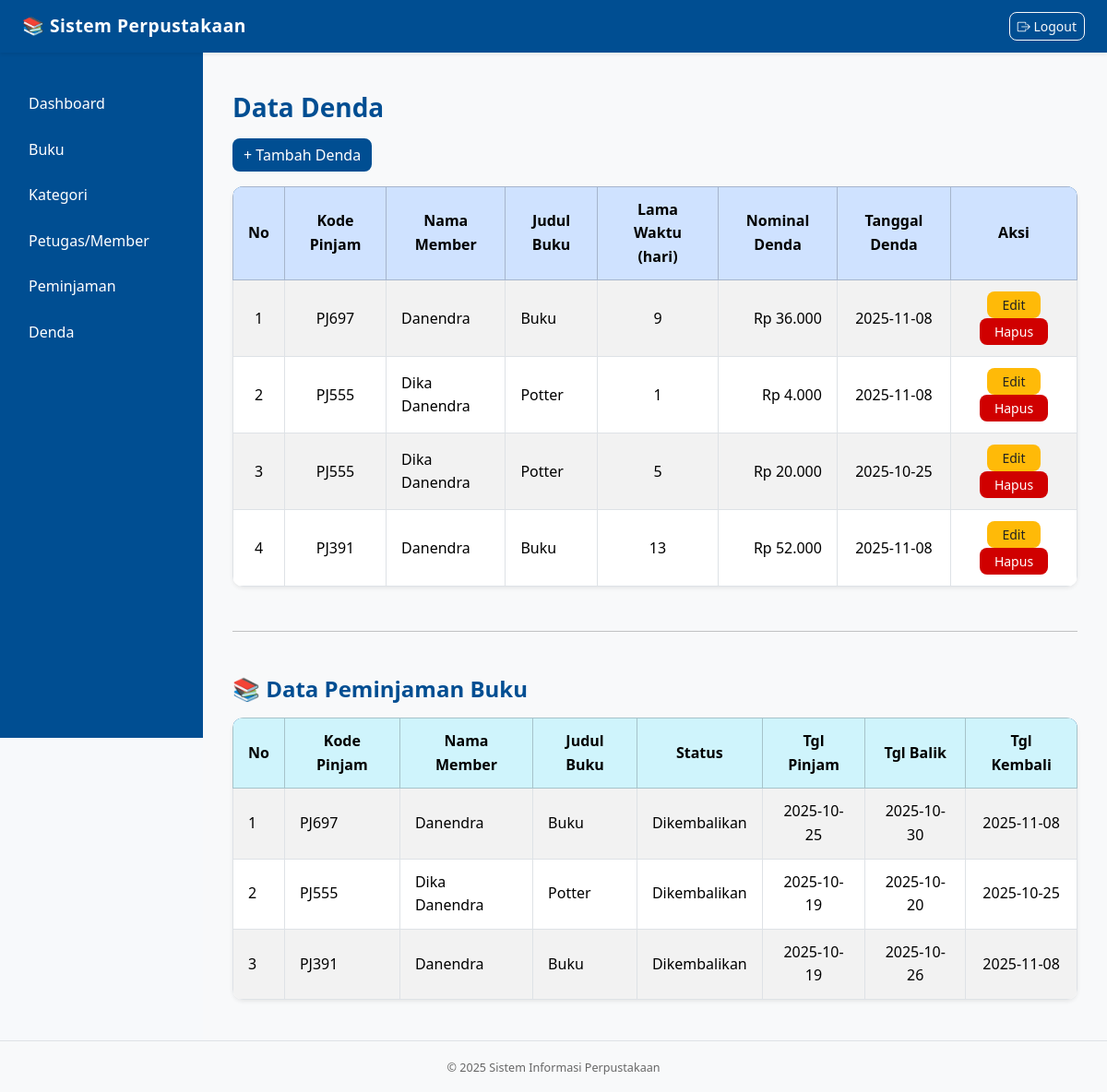
The page /pages/admin/denda_manage.php (signed in) on the database its author committed.
### tables this page shows
CREATE TABLE `tbl_denda` (
  `id_denda` int(11) NOT NULL,
  `pinjam_id` varchar(255) NOT NULL,
  `denda` varchar(255) NOT NULL,
  `lama_waktu` int(11) NOT NULL,
  `tgl_denda` varchar(255) NOT NULL
);

CREATE TABLE `tbl_pinjam` (
  `id_pinjam` int(11) NOT NULL,
  `pinjam_id` varchar(255) NOT NULL,
  `id_member` int(11) DEFAULT NULL,
  `buku_id` varchar(255) NOT NULL,
  `status` varchar(255) NOT NULL,
  `tgl_pinjam` varchar(255) NOT NULL,
  `lama_pinjam` int(11) NOT NULL,
  `tgl_balik` varchar(255) NOT NULL,
  `tgl_kembali` varchar(255) DEFAULT NULL
);

### pages/admin/denda_manage.php (the view, shortened to what this page needs)
<?php
require '../config/db.php';
include '../includes/header.php';
$mode = $_GET['mode'] ?? 'list';
if ($mode === 'list') {
    $sql = "SELECT d.id_denda, d.pinjam_id, d.denda, d.lama_waktu, d.tgl_denda,
                  COALESCE(m.nama_lengkap, 'Member Dihapus') AS nama_anggota,
                  COALESCE(b.title, 'Buku Dihapus') AS judul_buku
             FROM tbl_denda d
             LEFT JOIN tbl_pinjam p ON d.pinjam_id = p.pinjam_id
             LEFT JOIN tbl_member m ON p.id_member = m.id_member
             LEFT JOIN tbl_buku b ON p.buku_id = b.buku_id
             ORDER BY d.id_denda DESC";
    $result = $conn->query($sql);
    ?>
    <div class="container my-4">
    <h3 class="mb-3">Data Denda</h3>
    <a href="denda_manage.php?mode=tambah" class="btn btn-primary mb-3">+ Tambah Denda</a>
    <table class="table table-bordered table-striped table-hover align-middle shadow-sm">
      <thead class="table-primary text-center">
        <tr>
          <th>No</th>
          <th>Kode Pinjam</th>
          <th>Nama Member</th>
          <th>Judul Buku</th>
          <th>Lama Waktu (hari)</th>
          <th>Nominal Denda</th>
          <th>Tanggal Denda</th>
          <th>Aksi</th>
        </tr>
      </thead>
      <tbody>
        <?php if ($result && $result->num_rows > 0): ?>
          <?php $no = 1; while ($row = $result->fetch_assoc()): ?>
          <tr>
            <td class="text-center"><?= $no++; ?></td>
            <td class="text-center"><?= htmlspecialchars($row['pinjam_id']); ?></td>
            <td><?= htmlspecialchars($row['nama_anggota']); ?></td>
            <td><?= htmlspecialchars($row['judul_buku']); ?></td>
            <td class="text-center"><?= htmlspecialchars($row['lama_waktu']); ?></td>
            <td class="text-end">Rp <?= number_format($row['denda'], 0, ',', '.'); ?></td>
            <td class="text-center"><?= htmlspecialchars($row['tgl_denda']); ?></td>
            <td class="text-center">
              <a href="denda_manage.php?mode=edit&id=<?= urlencode($row['id_denda']); ?>" class="btn btn-warning btn-sm px-3">Edit</a>
              <a href="denda_manage.php?mode=hapus&id=<?= urlencode($row['id_denda']); ?>" class="btn btn-danger btn-sm px-3" onclick="return confirm('Yakin ingin menghapus data ini?')">Hapus</a>
            </td>
          </tr>
          <?php endwhile; ?>
        <?php else: ?>
          <tr><td colspan="8" class="text-center text-muted py-3">Belum ada data denda.</td></tr>
        <?php endif; ?>
      </tbody>
    </table>
    <hr class="my-5">
    <h4 class="mb-3">📚 Data Peminjaman Buku</h4>
    <?php
    $pinjam = $conn->query("
        SELECT p.pinjam_id,
               COALESCE(m.nama_lengkap, 'Member Dihapus') AS nama_anggota,
               COALESCE(b.title, 'Buku Dihapus') AS judul_buku,
               p.status, p.tgl_pinjam, p.lama_pinjam, p.tgl_balik, p.tgl_kembali
        FROM tbl_pinjam p
        LEFT JOIN tbl_member m ON p.id_member = m.id_member
        LEFT JOIN tbl_buku b ON p.buku_id = b.buku_id
        ORDER BY p.id_pinjam DESC
    ");
    ?>
    <table class="table table-bordered table-striped align-middle shadow-sm">
      <thead class="table-info text-center">
        <tr>
          <th>No</th>
          <th>Kode Pinjam</th>
          <th>Nama Member</th>
          <th>Judul Buku</th>
          <th>Status</th>
          <th>Tgl Pinjam</th>
          <th>Tgl Balik</th>
          <th>Tgl Kembali</th>
        </tr>
      </thead>
      <tbody>
        <?php $no=1; while($p=$pinjam->fetch_assoc()): ?>
        <tr>
          <td><?= $no++; ?></td>
          <td><?= htmlspecialchars($p['pinjam_id']); ?></td>
          <td><?= htmlspecialchars($p['nama_anggota']); ?></td>
          <td><?= htmlspecialchars($p['judul_buku']); ?></td>
          <td class="text-center"><?= htmlspecialchars($p['status']); ?></td>
          <td class="text-center"><?= htmlspecialchars($p['tgl_pinjam']); ?></td>
          <td class="text-center"><?= htmlspecialchars($p['tgl_balik']); ?></td>
          <td class="text-center"><?= htmlspecialchars($p['tgl_kembali']); ?></td>
        </tr>
        <?php endwhile; ?>
      </tbody>
    </table>
    </div>
<?php
}
 ?>
<?php
include '../includes/footer.php';
?>

### pages/asset/css/style.css (style rules this page uses)
:root { --primary: #004e92; --primary-light: #004e92; --primary-dark: #004e92; --accent: #ffba08; --danger: #d00000; --bg: #f7f9fb; --text-dark: #1f1f1f; --text-muted: #666; --shadow: 0 2px 10px rgba(0, 0, 0, 0.08); }
body { font-family: "Poppins", "Segoe UI", Tahoma, sans-serif; background-color: var(--bg); color: var(--text-dark); line-height: 1.6; transition: background 0.3s ease; }
.container { max-width: 1050px; animation: fadeIn 0.4s ease; }
h3, h4 { font-weight: 600; color: var(--primary-dark); margin-bottom: 1rem; }
.table { background-color: #fff; border-radius: 12px; overflow: hidden; box-shadow: var(--shadow); }
.table thead { background: linear-gradient(90deg, var(--primary), var(--primary-light)); color: white; font-weight: 500; }
.table th, .table td { vertical-align: middle !important; padding: 12px 16px; }
.btn { border-radius: 8px; transition: all 0.25s ease; font-weight: 500; }
.btn-primary { background: linear-gradient(90deg, var(--primary), var(--primary-light)); border: none; }
.btn-warning { background: var(--accent); border: none; color: #222; }
.btn-danger { background: var(--danger); border: none; }

### rows shown on the page
tbl_denda: pinjam "PJ697", nama_anggota "Danendra", judul_buku "Buku", lama_waktu "9", denda "36.000", tgl_denda "2025-11-08"
tbl_denda: pinjam "PJ555", nama_anggota "Dika Danendra", judul_buku "Potter", lama_waktu "1", denda "4.000", tgl_denda "2025-11-08"
tbl_denda: pinjam "PJ555", nama_anggota "Dika Danendra", judul_buku "Potter", lama_waktu "5", denda "20.000", tgl_denda "2025-10-25"
tbl_denda: pinjam "PJ391", nama_anggota "Danendra", judul_buku "Buku", lama_waktu "13", denda "52.000", tgl_denda "2025-11-08"
tbl_pinjam: pinjam "PJ697", nama_anggota "Danendra", judul_buku "Buku", status "Dikembalikan", tgl_pinjam "2025-10-25", tgl_balik "2025-10-30", tgl_kembali "2025-11-08"
tbl_pinjam: pinjam "PJ555", nama_anggota "Dika Danendra", judul_buku "Potter", status "Dikembalikan", tgl_pinjam "2025-10-19", tgl_balik "2025-10-20", tgl_kembali "2025-10-25"
tbl_pinjam: pinjam "PJ391", nama_anggota "Danendra", judul_buku "Buku", status "Dikembalikan", tgl_pinjam "2025-10-19", tgl_balik "2025-10-26", tgl_kembali "2025-11-08"

### other values the page prints
$label "Dashboard"
$label "Buku"
$label "Kategori"
$label "Petugas/Member"
$label "Peminjaman"
$label "Denda"
